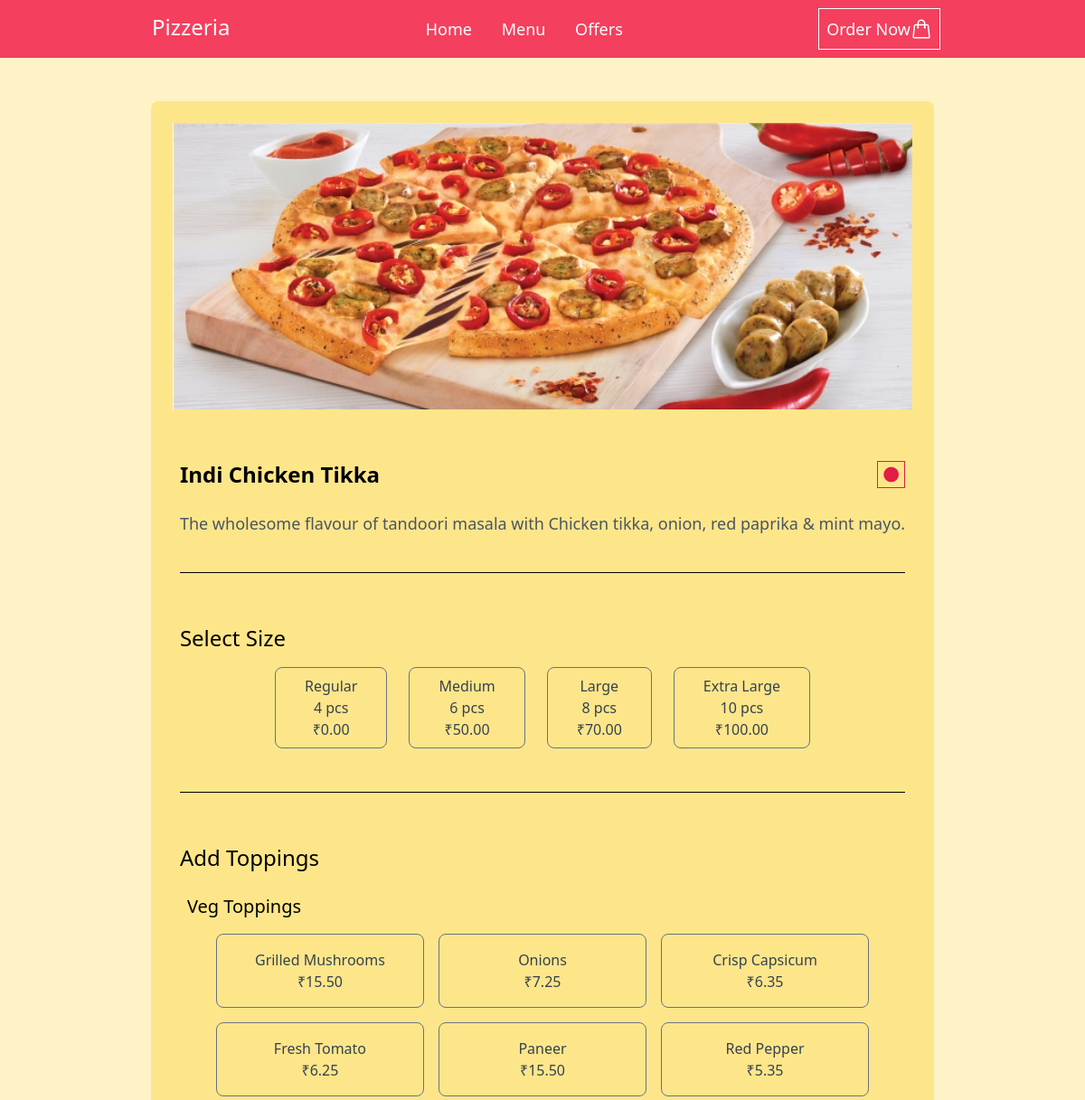
Page /pizza_detail/16621a40-bf43-402c-9ca6-558750b17509/ (upper part) on the earlier database version.
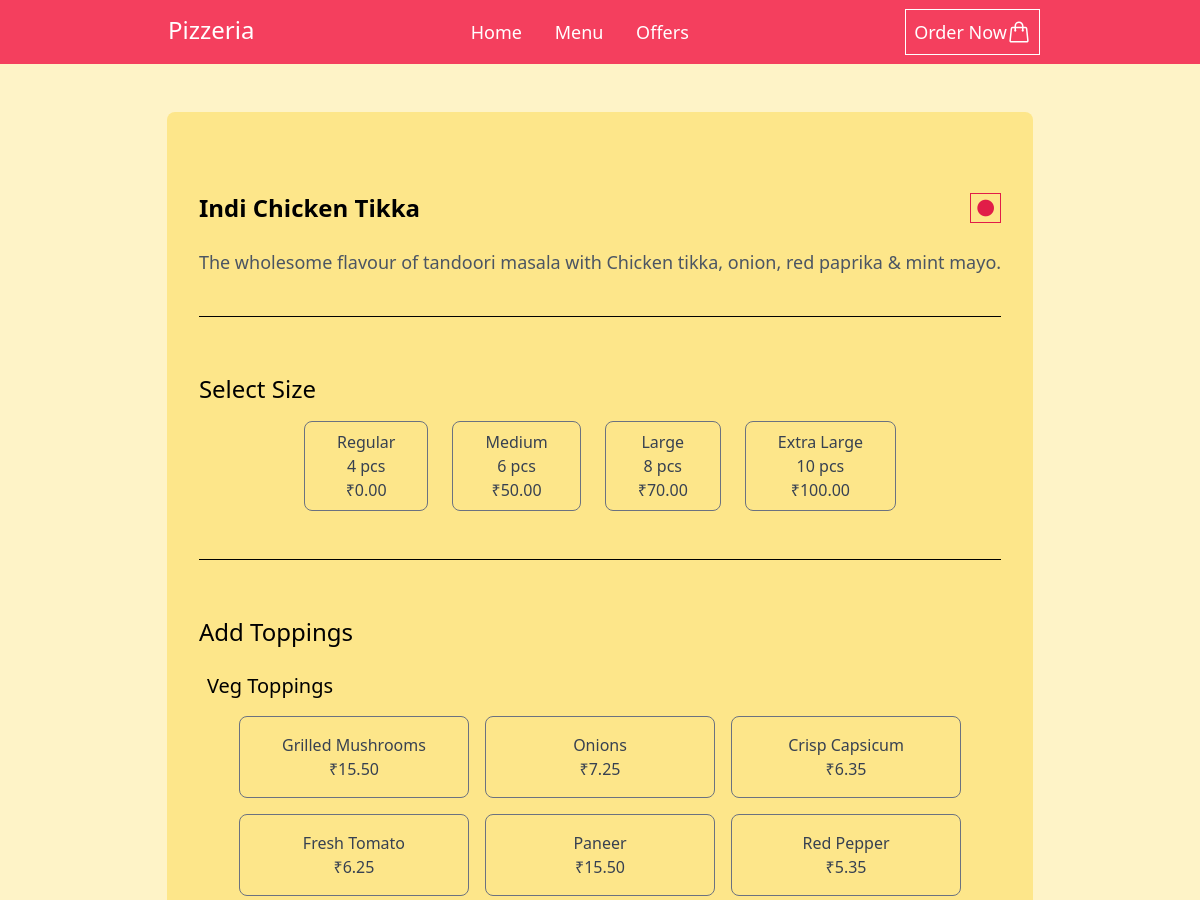
Same page on the later database version.
### orders/models.py (models this page shows)
class BaseModel(models.Model):
    uid = models.UUIDField(default=uuid.uuid4, editable=False, primary_key=True)
    created_at = models.DateTimeField(default=timezone.now)
    updated_at = models.DateTimeField(default=timezone.now)
    class Meta:
        abstract = True

class Pizza(BaseModel):
    CATEGORY_CHOICE = [
        ('Veg', 'Veg'), ('Non-Veg', 'Non-Veg')
    ]
    name = models.CharField(max_length=100)
    description = models.TextField()
    pizza_image = models.ImageField(upload_to="pizza_image/", null=True)
    category = models.CharField(max_length=20, choices=CATEGORY_CHOICE)
    price = models.DecimalField(max_digits=6, decimal_places=2)
    available = models.BooleanField(default=True)

### orders/views.py (the view)
# urls.py: path('pizza_detail/<uuid:pz_id>/', pizza_detail, name='pizza_detail'),
def pizza_detail(request, pz_id, item_id=None):
    pizza = Pizza.objects.get(uid = pz_id)
    size = Size.objects.all()
    veg_topping = Topping.objects.filter(category='Veg')
    non_veg_topping = Topping.objects.filter(category='Non-Veg')
    return render(request, 'pizza_detail.html', {'pizza':pizza, 'veg_topping':veg_topping, 'non_veg_topping':non_veg_topping, 'size':size})

### templates/pizza_detail.html (shortened to what this page needs)
{% extends 'base.html' %}
{% block main %}
<div class="lg:flex lg:items-center lg:justify-center">
<div class="bg-amber-200 p-3 md:p-6 rounded-lg">
    <div>
        <img class="w-full" src="{{ pizza.pizza_image.url }}" alt="">
    </div>
    <div class="my-6 p-2 lg:mt-12">
        <div class="flex items-center justify-between">
            <h2 class="text-xl lg:text-2xl font-semibold">{{ pizza.name }}</h2>
            <button class="cursor-text lg:text-xl border px-1 {% if pizza.category == 'Veg' %}border-emerald-700{% else %}border-rose-600{% endif %}"><i class="ri-circle-fill {% if pizza.category == 'Veg' %}text-emerald-700{% else %}text-rose-600{% endif %} "></i></button>
        </div>
        <p class="mt-2 lg:mt-6 lg:text-lg text-gray-600">{{ pizza.description }}</p>
        <div class="h-[1px] bg-black mt-10"></div>
    </div>
    <form method="post" action="{% url 'add_item_cart' pizza.uid %}">
        <div class="mt-6 md:mt-10 p-2">
            <h2 class="text-xl lg:text-2xl font-medium">Select Size</h2>
            <div class="mt-4 px-6 grid grid-cols-2 gap-3 md:gap-0 md:flex items-center justify-evenly lg:justify-center lg:gap-6">
                {% for sz in size %}
                    <div>
                        <label class="relative cursor-pointer">
                            <div class="border flex flex-col items-center justify-center border-gray-500 text-gray-700 rounded-lg py-2 px-8 text-center peer-checked:border-emerald-700 peer-checked:bg-emerald-50">
                                <h3 class="font-medium">{{ sz.size }}</h3>
                                <p class="">{{ sz.slices }} pcs</p>
                                <p>₹{{ sz.price }}</p>
                            </div>
                        </label>
                    </div>
                {% endfor %}
            </div>
            <div class="h-[1px] bg-black mt-12"></div>
        </div>
        <div class="mt-10 p-2">
            <h2 class="text-xl lg:text-2xl font-medium">Add Toppings</h2>
            <div class="my-4 p-2">
                <h2 class="font-medium text-lg lg:text-xl">Veg Toppings</h2>
                <div class="mt-4 grid grid-cols-2 md:grid-cols-3 gap-4 lg:px-8">
                    {% for top in veg_topping %}
                        <label class="relative cursor-pointer">
                            <div class="border border-gray-500 rounded-lg p-4 text-center peer-checked:border-emerald-700 peer-checked:bg-emerald-50">
                                <span class="block peer-checked:text-emerald-700 font-medium text-gray-700">{{ top.topping_name }}</span>
                                <span class="block peer-checked:text-emerald-700 text-gray-700">₹{{ top.price }}</span>
                            </div>
                        </label>
                    {% endfor %}
                </div>
            </div>
        </div>
    </form>
</div>
</div>
{% endblock %}

Differences in the rows shown:
changed Pizza "Indi Chicken Tikka": pizza_image: picture removed
